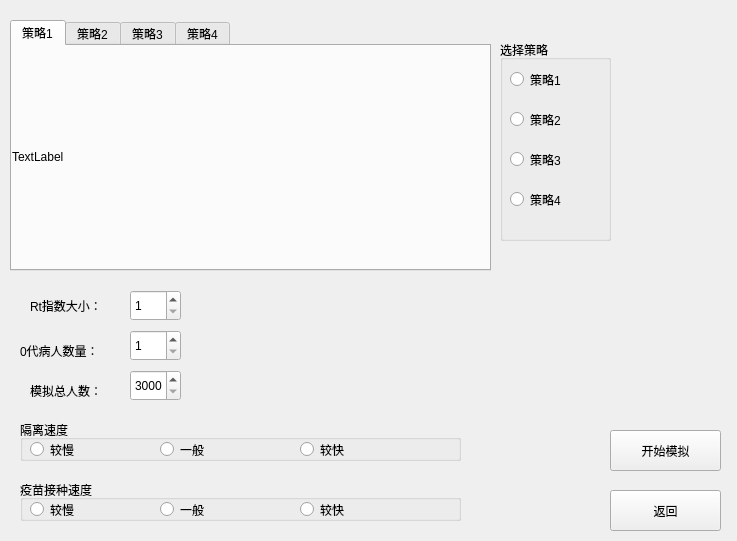
<?xml version="1.0" encoding="UTF-8"?>
<ui version="4.0">
 <class>Simulation</class>
 <widget class="QWidget" name="Simulation">
  <property name="geometry">
   <rect>
    <x>0</x>
    <y>0</y>
    <width>737</width>
    <height>541</height>
   </rect>
  </property>
  <property name="windowTitle">
   <string>Form</string>
  </property>
  <widget class="QTabWidget" name="tabWidget">
   <property name="geometry">
    <rect>
     <x>10</x>
     <y>20</y>
     <width>481</width>
     <height>251</height>
    </rect>
   </property>
   <property name="currentIndex">
    <number>0</number>
   </property>
   <widget class="QWidget" name="tab_1">
    <attribute name="title">
     <string>策略1</string>
    </attribute>
    <widget class="QLabel" name="method1">
     <property name="geometry">
      <rect>
       <x>0</x>
       <y>0</y>
       <width>471</width>
       <height>221</height>
      </rect>
     </property>
     <property name="text">
      <string>TextLabel</string>
     </property>
    </widget>
   </widget>
   <widget class="QWidget" name="tab_2">
    <attribute name="title">
     <string>策略2</string>
    </attribute>
    <widget class="QLabel" name="method2">
     <property name="geometry">
      <rect>
       <x>0</x>
       <y>0</y>
       <width>471</width>
       <height>221</height>
      </rect>
     </property>
     <property name="text">
      <string>TextLabel</string>
     </property>
    </widget>
   </widget>
   <widget class="QWidget" name="tab_3">
    <attribute name="title">
     <string>策略3</string>
    </attribute>
    <widget class="QLabel" name="method3">
     <property name="geometry">
      <rect>
       <x>0</x>
       <y>0</y>
       <width>471</width>
       <height>221</height>
      </rect>
     </property>
     <property name="text">
      <string>TextLabel</string>
     </property>
    </widget>
   </widget>
   <widget class="QWidget" name="tab_4">
    <attribute name="title">
     <string>策略4</string>
    </attribute>
    <widget class="QLabel" name="method4">
     <property name="geometry">
      <rect>
       <x>0</x>
       <y>0</y>
       <width>471</width>
       <height>221</height>
      </rect>
     </property>
     <property name="text">
      <string>TextLabel</string>
     </property>
    </widget>
   </widget>
  </widget>
  <widget class="QPushButton" name="Begin_Simulation">
   <property name="geometry">
    <rect>
     <x>610</x>
     <y>430</y>
     <width>111</width>
     <height>41</height>
    </rect>
   </property>
   <property name="text">
    <string>开始模拟</string>
   </property>
  </widget>
  <widget class="QPushButton" name="Return">
   <property name="geometry">
    <rect>
     <x>610</x>
     <y>490</y>
     <width>111</width>
     <height>41</height>
    </rect>
   </property>
   <property name="text">
    <string>返回</string>
   </property>
  </widget>
  <widget class="QWidget" name="widget" native="true">
   <property name="geometry">
    <rect>
     <x>10</x>
     <y>280</y>
     <width>481</width>
     <height>251</height>
    </rect>
   </property>
   <widget class="QSpinBox" name="Rt">
    <property name="geometry">
     <rect>
      <x>120</x>
      <y>10</y>
      <width>51</width>
      <height>31</height>
     </rect>
    </property>
    <property name="minimum">
     <number>1</number>
    </property>
    <property name="maximum">
     <number>5</number>
    </property>
   </widget>
   <widget class="QLabel" name="label">
    <property name="geometry">
     <rect>
      <x>20</x>
      <y>10</y>
      <width>91</width>
      <height>31</height>
     </rect>
    </property>
    <property name="text">
     <string>Rt指数大小：</string>
    </property>
   </widget>
   <widget class="QLabel" name="label_2">
    <property name="geometry">
     <rect>
      <x>10</x>
      <y>60</y>
      <width>91</width>
      <height>21</height>
     </rect>
    </property>
    <property name="text">
     <string>0代病人数量：</string>
    </property>
   </widget>
   <widget class="QSpinBox" name="Zero">
    <property name="geometry">
     <rect>
      <x>120</x>
      <y>50</y>
      <width>51</width>
      <height>31</height>
     </rect>
    </property>
    <property name="minimum">
     <number>1</number>
    </property>
    <property name="maximum">
     <number>50</number>
    </property>
   </widget>
   <widget class="QLabel" name="label_3">
    <property name="geometry">
     <rect>
      <x>20</x>
      <y>100</y>
      <width>81</width>
      <height>21</height>
     </rect>
    </property>
    <property name="text">
     <string>模拟总人数：</string>
    </property>
   </widget>
   <widget class="QSpinBox" name="People">
    <property name="geometry">
     <rect>
      <x>120</x>
      <y>90</y>
      <width>51</width>
      <height>31</height>
     </rect>
    </property>
    <property name="minimum">
     <number>3000</number>
    </property>
    <property name="maximum">
     <number>8000</number>
    </property>
   </widget>
   <widget class="QGroupBox" name="GeLi">
    <property name="geometry">
     <rect>
      <x>10</x>
      <y>140</y>
      <width>441</width>
      <height>41</height>
     </rect>
    </property>
    <property name="title">
     <string>隔离速度</string>
    </property>
    <widget class="QRadioButton" name="Slow">
     <property name="geometry">
      <rect>
       <x>10</x>
       <y>20</y>
       <width>112</width>
       <height>19</height>
      </rect>
     </property>
     <property name="text">
      <string>较慢</string>
     </property>
    </widget>
    <widget class="QRadioButton" name="Middle">
     <property name="geometry">
      <rect>
       <x>140</x>
       <y>20</y>
       <width>112</width>
       <height>19</height>
      </rect>
     </property>
     <property name="text">
      <string>一般</string>
     </property>
    </widget>
    <widget class="QRadioButton" name="Fast">
     <property name="geometry">
      <rect>
       <x>280</x>
       <y>20</y>
       <width>112</width>
       <height>19</height>
      </rect>
     </property>
     <property name="text">
      <string>较快</string>
     </property>
    </widget>
   </widget>
   <widget class="QGroupBox" name="YiMiao">
    <property name="geometry">
     <rect>
      <x>10</x>
      <y>200</y>
      <width>441</width>
      <height>41</height>
     </rect>
    </property>
    <property name="title">
     <string>疫苗接种速度</string>
    </property>
    <widget class="QRadioButton" name="Slow_2">
     <property name="geometry">
      <rect>
       <x>10</x>
       <y>20</y>
       <width>112</width>
       <height>19</height>
      </rect>
     </property>
     <property name="text">
      <string>较慢</string>
     </property>
    </widget>
    <widget class="QRadioButton" name="Middle_2">
     <property name="geometry">
      <rect>
       <x>140</x>
       <y>20</y>
       <width>112</width>
       <height>19</height>
      </rect>
     </property>
     <property name="text">
      <string>一般</string>
     </property>
    </widget>
    <widget class="QRadioButton" name="Fast_2">
     <property name="geometry">
      <rect>
       <x>280</x>
       <y>20</y>
       <width>112</width>
       <height>19</height>
      </rect>
     </property>
     <property name="text">
      <string>较快</string>
     </property>
    </widget>
   </widget>
  </widget>
  <widget class="QGroupBox" name="Method">
   <property name="geometry">
    <rect>
     <x>500</x>
     <y>40</y>
     <width>111</width>
     <height>201</height>
    </rect>
   </property>
   <property name="title">
    <string>选择策略</string>
   </property>
   <widget class="QRadioButton" name="Method_1">
    <property name="geometry">
     <rect>
      <x>10</x>
      <y>30</y>
      <width>61</width>
      <height>19</height>
     </rect>
    </property>
    <property name="text">
     <string>策略1</string>
    </property>
   </widget>
   <widget class="QRadioButton" name="Method_2">
    <property name="geometry">
     <rect>
      <x>10</x>
      <y>70</y>
      <width>61</width>
      <height>19</height>
     </rect>
    </property>
    <property name="text">
     <string>策略2</string>
    </property>
   </widget>
   <widget class="QRadioButton" name="Method_3">
    <property name="geometry">
     <rect>
      <x>10</x>
      <y>110</y>
      <width>71</width>
      <height>19</height>
     </rect>
    </property>
    <property name="text">
     <string>策略3</string>
    </property>
   </widget>
   <widget class="QRadioButton" name="Method_4">
    <property name="geometry">
     <rect>
      <x>10</x>
      <y>150</y>
      <width>81</width>
      <height>19</height>
     </rect>
    </property>
    <property name="text">
     <string>策略4</string>
    </property>
   </widget>
  </widget>
 </widget>
 <resources/>
 <connections/>
</ui>
